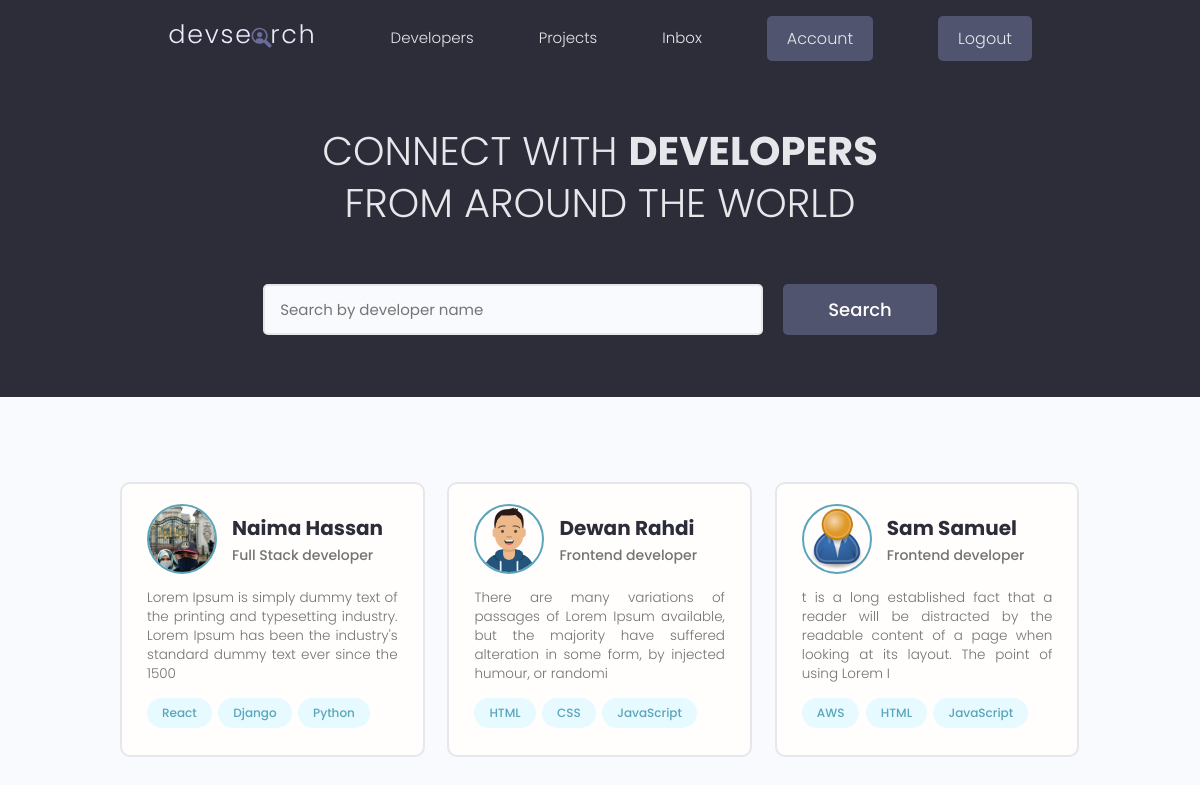
The app's page / (signed in) with its own data.
### users/models.py (models this page shows, shortened)
class Profile(models.Model):
   user = models.OneToOneField(User, on_delete = models.CASCADE, null=True, blank=True)
   name = models.CharField(max_length=200, null=True, blank=True)
   email = models.EmailField(max_length=500, blank=True,null=True)
   username = models.CharField(max_length=200, null=True, blank=True)
   location = models.CharField(max_length=200, null=True, blank=True)
   short_intro=models.CharField(max_length=200, null=True, blank=True)
   bio = models.TextField(null=True, blank=True)
   profile_image = models.ImageField(null=True, blank=True, upload_to='profiles/', default='profiles/user-default.png')
   social_github = models.CharField(max_length=200, null=True, blank=True)
   social_twitter = models.CharField(max_length=200, null=True, blank=True)
   social_linkedin = models.CharField(max_length=200, null=True, blank=True)
   social_youtube = models.CharField(max_length=200, null=True, blank=True)
   social_website = models.CharField(max_length=200, null=True, blank=True)
   created_at = models.DateTimeField(auto_now_add=True)
   id = models.UUIDField(default = uuid.uuid4, unique=True, primary_key=True, editable=False)
   class Meta:
      ordering = ['created_at']
   @property
   def imageURL(self):
      try:
         url = self.profile_image.url
      except:
         url = ''
      return url

class Skill(models.Model):
   owner = models.ForeignKey(Profile, on_delete=models.CASCADE, null=True, blank=True)
   name = models.CharField(max_length=200, null=True, blank=True)
   description = models.TextField(null=True, blank=True)
   created_at = models.DateTimeField(auto_now_add=True)
   id = models.UUIDField(default = uuid.uuid4, unique=True, primary_key=True, editable=False)
   def __str__(self):
      return str(self.name)

### users/views.py (the view)
# urls.py: path('', views.profiles, name="profiles"),
def profiles(request):
   profiles, search_query = searchProfiles(request)
   custom_range, profiles = paginateProfiles(request, profiles, 3)
   context ={'profiles': profiles, 'search_query': search_query, 'custom_range': custom_range}
   return render(request, 'users/profiles.html', context)

### users/utils.py (called while the page is built)
def paginateProfiles(request, profiles, results):
   page = request.GET.get('page')
   paginator = Paginator(profiles, results)
   try:
      profiles = paginator.page(page)
   except PageNotAnInteger:
      page = 1
      profiles = paginator.page(page)
   except EmptyPage:
      page = paginator.num_pages
      profiles = paginator.page(page)
   leftIndex = (int(page) -4)
   if leftIndex < 1:
      leftIndex = 1
   rightIndex = (int(page) + 5)
   if rightIndex > paginator.num_pages:
      rightIndex = paginator.num_pages+1
   custom_range = range(leftIndex, rightIndex)
   return custom_range, profiles

def searchProfiles(request):
   search_query = ''
   if request.GET.get('search_query'):
      search_query = request.GET.get('search_query')
   skills = Skill.objects.filter(name__icontains=search_query)
   profiles = Profile.objects.distinct().filter(
      Q(name__icontains=search_query) |
      Q(short_intro__icontains=search_query) |
      Q(skill__in=skills))
   return profiles, search_query

### users/templates/users/profiles.html (shortened to what this page needs)
{% extends 'main.html' %}
{% block content %}
<main class="home">
   <section class="hero-section text-center">
      <div class="container container--narrow">
         <div class="hero-section__box">
            <h2>CONNECT WITH <span>DEVELOPERS</span></h2>
            <h2>FROM AROUND THE WORLD</h2>
         </div>
         <div class="hero-section__search">
            <form id="searchForm" class="form" action="{% url 'profiles' %}" method="get">
               <div class="form__field">
                  <input class="input input--text" id="formInput#search" type="text" name="search_query"
                     value="{{search_query}}" placeholder="Search by developer name" />
               </div>
               <input class="btn btn--sub btn--lg" type="submit" value="Search" />
            </form>
         </div>
      </div>
   </section>
   <section class="devlist">
      <div class="container">
         <div class="grid grid--three">
            {% for profile in profiles %}
            <div class="column card">
               <div class="dev">
                  <a href="{% url 'user-profile' profile.id %}" target="_blank" class="card__body">
                     <div class="dev__profile">
                        <img class="avatar avatar--md" src="{{profile.imageURL}}" alt="image" />
                        <div class="dev__meta">
                           <h3>{{profile.name}}</h3>
                           <h5>{{profile.short_intro|slice:"60"}}</h5>
                        </div>
                     </div>
                     <p class="dev__info">
                        {{profile.bio|slice:"150"}}
                     </p>
                     <div class="dev__skills">
                        {% for skill in profile.skill_set.all|slice:"3" %}
                        <span class="tag tag--pill tag--main">
                           <small>{{skill}}</small>
                        </span>
                        {% endfor %}
                     </div>
                  </a>
               </div>
            </div>
            {% endfor %}
         </div>
      </div>
   </section>
</main>
{% endblock content %}

### static/styles/app.css (style rules this page uses)
:root { --color-sub: #2d2d39; }
.btn--sub { background-color: var(--color-sub-light); }
.card { border: 2px solid var(--color-light); }
img { width: 100%; }
.hero-section { height: 40vh; display: flex; align-items: center; background-color: var(--color-sub); }
.hero-section__box { margin-bottom: 4rem; }
.hero-section__box > h2, .hero-section__box > h2 > span { font-size: 4rem; color: var(--color-light); line-height: 1.3; text-transform: uppercase; }
.hero-section__box > h2 { font-weight: 300; }
.hero-section__box > h2 > span { font-weight: 700; }
.hero-section__search > .form { display: flex; align-items: center; justify-content: center; gap: 2rem; }
.hero-section__search > .form input.input--text { width: 50rem; }
.devlist { margin-top: 8rem; }
.devlist .grid { align-items: stretch; }
.devlist .dev .dev__profile { display: flex; align-items: center; gap: 1.5rem; }
.devlist .dev .dev__meta h3 { color: var(--color-sub); font-size: 2rem; font-weight: 700; }
.devlist .dev .dev__meta h5 { color: var(--color-text); font-size: 1.4rem; font-weight: 500; }
.devlist .dev .dev__info { margin: 1.5rem 0; font-size: 1.35rem; line-height: 1.4; text-align: justify; }

### static/uikit/styles/modules/_variables.css (style rules this page uses)
:root { --color-main: #5aa5b9; --color-main-light: #e6faff; --color-sub: #3f4156; --color-sub-light: #51546e; --color-sub-lighter: #ededfd; --color-text: #737373; --color-gray: #8b8b8b; --color-light: #e5e7eb; --color-light-gray: #767676; --color-bg: #f8fafd; --color-white: #fffefd; --color-white-light: #f3f3f3; --color-success: #359e64; --color-success-bg: #def8e8; --color-error: #fc4b0b; --color-error-bg: #fff2ee; --font-base: 'Poppins', arial, helvetica, 'Segoe UI', roboto, ubuntu, sans-serif; --font-monospace: 'Fira Code', 'Courier New', courier, monospace; --font-regular: 300; --font-medium: 500; --font-bold: 700; --generic-shadow: 1px 1px 5px #00000010; --generic-transition: all 0.3s ease-in-out; }

### static/uikit/styles/modules/_base.css (style rules this page uses)
* { margin: 0; padding: 0; box-sizing: border-box; text-rendering: optimizeLegibility; color: inherit; font-size: inherit; }
html { font-size: 50%; }
@media only screen and (min-width: 480px) { html { font-size: 56.25%; } }
@media only screen and (min-width: 1200px) { html { font-size: 62.5%; } }
body { line-height: 1.6; font-weight: 400; font-size: 1.5rem; color: var(--color-text); background-color: var(--color-bg); min-height: 100vh; }

### static/uikit/styles/modules/_typography.css (style rules this page uses)
* { font-family: var(--font-base); }
h2 { font-size: 3.6rem; font-weight: var(--font-bold); }
h3 { font-size: 3.2rem; font-weight: var(--font-medium); }
h5 { font-size: 2.4rem; font-weight: var(--font-medium); }
h5, h6 { font-weight: var(--font-regular); }
p, span, strong { font-size: 1.6rem; color: var(--color-text); font-weight: var(--font-regular); }
a { padding-bottom: 2px; text-decoration: none; display: inline-block; color: var(--color-main); font-weight: var(--font-medium); }

### static/uikit/styles/modules/_utilities.css (style rules this page uses)
.container { width: 92%; max-width: 165rem; margin: 0 auto; box-sizing: border-box; }
.container--narrow { width: 92%; max-width: 120rem; }
@media screen and (min-width: 1000px) { .container { width: 90%; } }
@media screen and (min-width: 1000px) { .container--narrow { width: 85%; } }
@media screen and (min-width: 1200px) { .container { width: 80%; } }
@media screen and (min-width: 1200px) { .container--narrow { width: 72%; } }
.text-center { text-align: center; }

### static/uikit/styles/modules/_avatar.css (style rules this page uses)
.avatar { border-radius: 50%; border: 2px solid var(--color-main); object-fit: cover; }
.avatar--md { height: 7rem; width: 7rem; }

### static/uikit/styles/modules/_button.css (style rules this page uses)
.btn { display: inline-block; position: relative; cursor: pointer; background-color: var(--color-light); font-weight: var(--font-medium); color: var(--color-sub); text-decoration: none; padding: 1rem 2rem; border-radius: 0.5rem; border: none; width: -webkit-fit-content; width: -moz-fit-content; width: fit-content; height: -webkit-fit-content; height: -moz-fit-content; height: fit-content; font-size: 1.6rem; outline-width: 0; outline-color: transparent; -webkit-backface-visibility: hidden; backface-visibility: hidden; transition: all 0.3s ease-in-out; }
.btn--sub { background-color: var(--color-sub); color: var(--color-white); }
.btn--lg { font-size: 1.8rem; padding: 1.2rem 4.5rem; }

### static/uikit/styles/modules/_card.css (style rules this page uses)
.card { border-radius: 1rem; background-color: var(--color-white); border: 1.5px solid var(--color-light); width: auto; height: auto; margin-top: 0.5rem; margin-bottom: 0.5rem; overflow: hidden; }
.card__body, .card__header { padding: 2rem 2.5rem; }

### records on screen
Profile: imageURL (picture), name "Naima Hassan", short_intro "Full Stack developer", bio "Lorem Ipsum is simply dummy text of the printing and typesetting industry. Lorem Ipsum has been the industry's standard dummy text ever since the 1500"
Skill: name "React"
Skill: name "Django"
Skill: name "Python"
Profile: imageURL (picture), name "Dewan Rahdi", short_intro "Frontend developer", bio "There are many variations of passages of Lorem Ipsum available, but the majority have suffered alteration in some form, by injected humour, or randomi"
Skill: name "HTML"
Skill: name "CSS"
Skill: name "JavaScript"
Profile: imageURL (placeholder picture), name "Sam Samuel", short_intro "Frontend developer", bio "t is a long established fact that a reader will be distracted by the readable content of a page when looking at its layout. The point of using Lorem I"
Skill: name "AWS"
Skill: name "HTML"
Skill: name "JavaScript"
